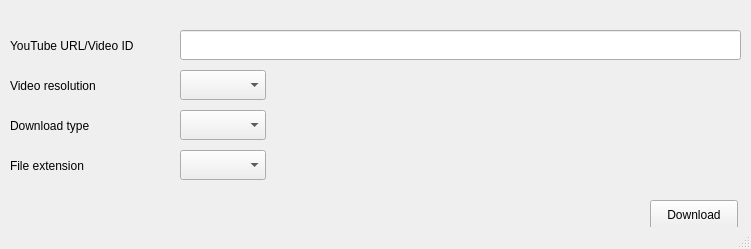
<?xml version="1.0" encoding="UTF-8"?>
<ui version="4.0">
 <class>MainWindow</class>
 <widget class="QMainWindow" name="MainWindow">
  <property name="geometry">
   <rect>
    <x>0</x>
    <y>0</y>
    <width>751</width>
    <height>249</height>
   </rect>
  </property>
  <property name="maximumSize">
   <size>
    <width>16777215</width>
    <height>16777215</height>
   </size>
  </property>
  <property name="windowTitle">
   <string>YouTube Downloader</string>
  </property>
  <property name="windowIcon">
   <iconset>
    <normaloff>../../../../../home/kurozero/Pictures/YTDownloader_logo.png</normaloff>../../../../../home/kurozero/Pictures/YTDownloader_logo.png</iconset>
  </property>
  <property name="windowOpacity">
   <double>1.000000000000000</double>
  </property>
  <property name="autoFillBackground">
   <bool>false</bool>
  </property>
  <property name="styleSheet">
   <string notr="true"/>
  </property>
  <widget class="QWidget" name="centralwidget">
   <property name="styleSheet">
    <string notr="true"/>
   </property>
   <widget class="QLineEdit" name="txt_yt">
    <property name="geometry">
     <rect>
      <x>180</x>
      <y>30</y>
      <width>561</width>
      <height>30</height>
     </rect>
    </property>
   </widget>
   <widget class="QComboBox" name="cb_resolution">
    <property name="geometry">
     <rect>
      <x>180</x>
      <y>70</y>
      <width>86</width>
      <height>30</height>
     </rect>
    </property>
   </widget>
   <widget class="QLabel" name="lbl_yt">
    <property name="geometry">
     <rect>
      <x>10</x>
      <y>30</y>
      <width>161</width>
      <height>31</height>
     </rect>
    </property>
    <property name="text">
     <string>YouTube URL/Video ID</string>
    </property>
   </widget>
   <widget class="QLabel" name="lbl_resolution">
    <property name="geometry">
     <rect>
      <x>10</x>
      <y>70</y>
      <width>121</width>
      <height>31</height>
     </rect>
    </property>
    <property name="text">
     <string>Video resolution</string>
    </property>
   </widget>
   <widget class="QLabel" name="lbl_type">
    <property name="geometry">
     <rect>
      <x>10</x>
      <y>110</y>
      <width>111</width>
      <height>31</height>
     </rect>
    </property>
    <property name="text">
     <string>Download type</string>
    </property>
   </widget>
   <widget class="QComboBox" name="cb_type">
    <property name="geometry">
     <rect>
      <x>180</x>
      <y>110</y>
      <width>86</width>
      <height>30</height>
     </rect>
    </property>
   </widget>
   <widget class="QComboBox" name="cb_extension">
    <property name="geometry">
     <rect>
      <x>180</x>
      <y>150</y>
      <width>86</width>
      <height>30</height>
     </rect>
    </property>
   </widget>
   <widget class="QLabel" name="lbl_extension">
    <property name="geometry">
     <rect>
      <x>10</x>
      <y>150</y>
      <width>101</width>
      <height>31</height>
     </rect>
    </property>
    <property name="text">
     <string>File extension</string>
    </property>
   </widget>
   <widget class="QPushButton" name="btn_download">
    <property name="geometry">
     <rect>
      <x>650</x>
      <y>200</y>
      <width>88</width>
      <height>30</height>
     </rect>
    </property>
    <property name="text">
     <string>Download</string>
    </property>
   </widget>
  </widget>
  <widget class="QMenuBar" name="menubar">
   <property name="geometry">
    <rect>
     <x>0</x>
     <y>0</y>
     <width>751</width>
     <height>27</height>
    </rect>
   </property>
  </widget>
  <widget class="QStatusBar" name="statusbar"/>
 </widget>
 <resources/>
 <connections/>
</ui>
